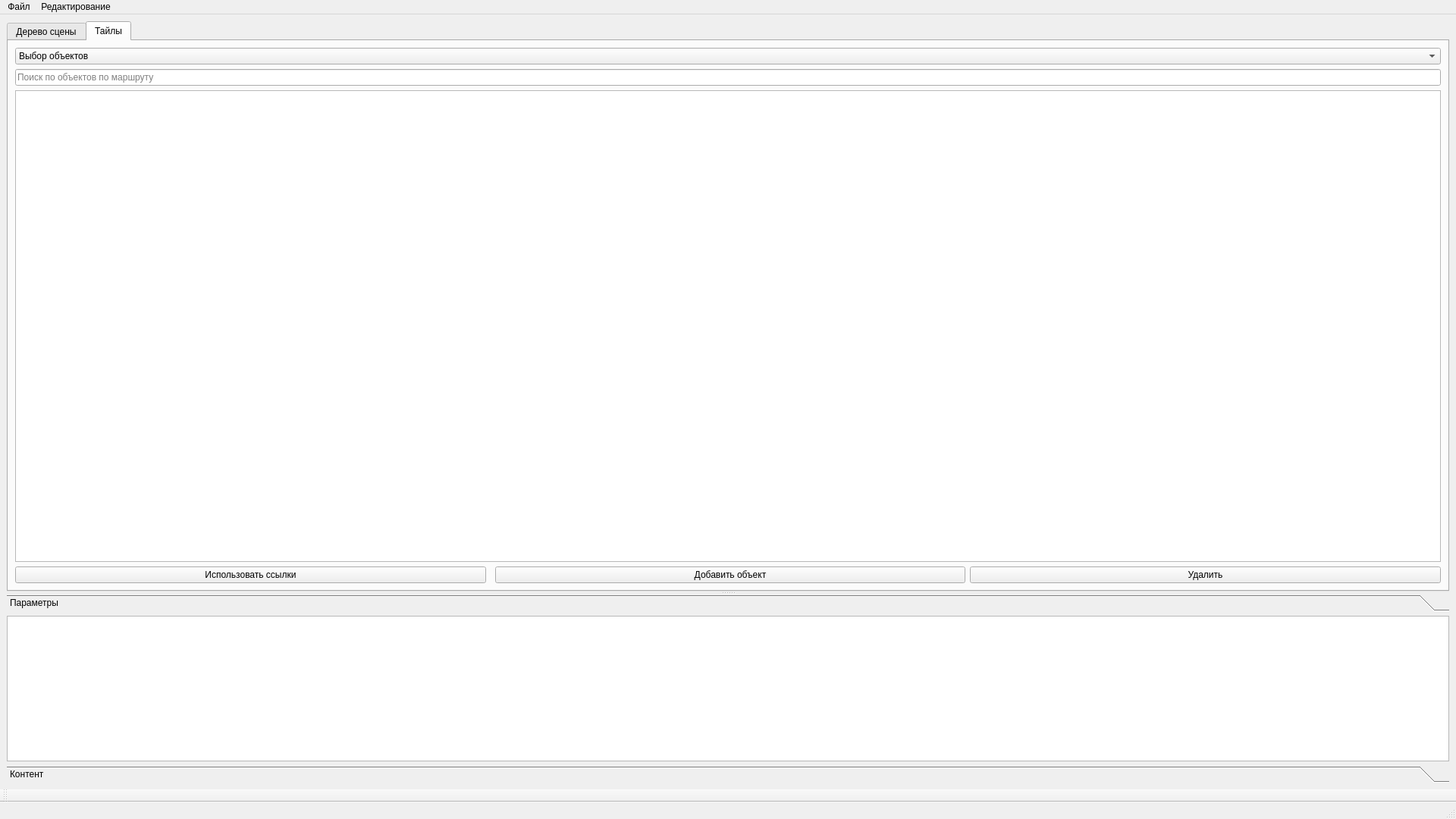
<?xml version="1.0" encoding="UTF-8"?>
<ui version="4.0">
 <class>MainWindow</class>
 <widget class="QMainWindow" name="MainWindow">
  <property name="geometry">
   <rect>
    <x>0</x>
    <y>0</y>
    <width>1920</width>
    <height>1080</height>
   </rect>
  </property>
  <property name="minimumSize">
   <size>
    <width>1280</width>
    <height>720</height>
   </size>
  </property>
  <property name="windowTitle">
   <string>RRS Route Editor</string>
  </property>
  <property name="locale">
   <locale language="Russian" country="Russia"/>
  </property>
  <widget class="QWidget" name="centralwidget">
   <layout class="QVBoxLayout" name="verticalLayout_4">
    <item>
     <widget class="QSplitter" name="centralsplitter">
      <property name="orientation">
       <enum>Qt::Horizontal</enum>
      </property>
      <widget class="QSplitter" name="splitter">
       <property name="orientation">
        <enum>Qt::Vertical</enum>
       </property>
       <widget class="QTabWidget" name="tabWidget">
        <property name="sizePolicy">
         <sizepolicy hsizetype="Preferred" vsizetype="Preferred">
          <horstretch>0</horstretch>
          <verstretch>1</verstretch>
         </sizepolicy>
        </property>
        <property name="minimumSize">
         <size>
          <width>0</width>
          <height>0</height>
         </size>
        </property>
        <property name="acceptDrops">
         <bool>false</bool>
        </property>
        <property name="locale">
         <locale language="Russian" country="Russia"/>
        </property>
        <property name="currentIndex">
         <number>1</number>
        </property>
        <property name="documentMode">
         <bool>false</bool>
        </property>
        <property name="movable">
         <bool>false</bool>
        </property>
        <widget class="QWidget" name="sceneTree">
         <attribute name="title">
          <string>Дерево сцены</string>
         </attribute>
         <layout class="QVBoxLayout" name="verticalLayout_2">
          <item>
           <widget class="QTreeView" name="sceneTreeView">
            <property name="locale">
             <locale language="Russian" country="Russia"/>
            </property>
            <property name="sortingEnabled">
             <bool>false</bool>
            </property>
           </widget>
          </item>
         </layout>
        </widget>
        <widget class="QWidget" name="cachedTiles">
         <property name="acceptDrops">
          <bool>true</bool>
         </property>
         <attribute name="title">
          <string>Тайлы</string>
         </attribute>
         <layout class="QGridLayout" name="gridLayout">
          <item row="0" column="0" colspan="4">
           <widget class="QComboBox" name="modeBox">
            <item>
             <property name="text">
              <string>Выбор объектов</string>
             </property>
            </item>
            <item>
             <property name="text">
              <string>Перемещение</string>
             </property>
            </item>
            <item>
             <property name="text">
              <string>Добавление новых объектов</string>
             </property>
            </item>
            <item>
             <property name="text">
              <string>Редактирование рельефа</string>
             </property>
            </item>
           </widget>
          </item>
          <item row="2" column="0" colspan="4">
           <widget class="QTreeView" name="tilesView">
            <property name="acceptDrops">
             <bool>true</bool>
            </property>
            <property name="dragEnabled">
             <bool>true</bool>
            </property>
            <property name="dragDropMode">
             <enum>QAbstractItemView::DragDrop</enum>
            </property>
            <property name="defaultDropAction">
             <enum>Qt::CopyAction</enum>
            </property>
            <property name="sortingEnabled">
             <bool>true</bool>
            </property>
            <property name="expandsOnDoubleClick">
             <bool>false</bool>
            </property>
           </widget>
          </item>
          <item row="3" column="3">
           <widget class="QPushButton" name="removeButt">
            <property name="sizePolicy">
             <sizepolicy hsizetype="MinimumExpanding" vsizetype="Fixed">
              <horstretch>0</horstretch>
              <verstretch>0</verstretch>
             </sizepolicy>
            </property>
            <property name="text">
             <string>Удалить</string>
            </property>
           </widget>
          </item>
          <item row="3" column="2">
           <widget class="QPushButton" name="addObjectButt">
            <property name="sizePolicy">
             <sizepolicy hsizetype="MinimumExpanding" vsizetype="Fixed">
              <horstretch>0</horstretch>
              <verstretch>0</verstretch>
             </sizepolicy>
            </property>
            <property name="text">
             <string>Добавить объект</string>
            </property>
           </widget>
          </item>
          <item row="1" column="0" colspan="4">
           <widget class="QLineEdit" name="lineEdit">
            <property name="placeholderText">
             <string>Поиск по объектов по маршруту</string>
            </property>
           </widget>
          </item>
          <item row="3" column="0">
           <widget class="QPushButton" name="loaderButton">
            <property name="sizePolicy">
             <sizepolicy hsizetype="MinimumExpanding" vsizetype="Fixed">
              <horstretch>0</horstretch>
              <verstretch>0</verstretch>
             </sizepolicy>
            </property>
            <property name="text">
             <string>Использовать ссылки</string>
            </property>
            <property name="checkable">
             <bool>true</bool>
            </property>
           </widget>
          </item>
         </layout>
        </widget>
       </widget>
       <widget class="QToolBox" name="toolBox">
        <property name="currentIndex">
         <number>0</number>
        </property>
        <widget class="QWidget" name="settings">
         <property name="geometry">
          <rect>
           <x>0</x>
           <y>0</y>
           <width>1890</width>
           <height>192</height>
          </rect>
         </property>
         <attribute name="label">
          <string>Параметры</string>
         </attribute>
         <layout class="QGridLayout" name="gridLayout_2">
          <property name="leftMargin">
           <number>0</number>
          </property>
          <property name="topMargin">
           <number>0</number>
          </property>
          <property name="rightMargin">
           <number>0</number>
          </property>
          <property name="bottomMargin">
           <number>0</number>
          </property>
          <item row="0" column="0" colspan="3">
           <widget class="QTableView" name="objectView"/>
          </item>
         </layout>
        </widget>
        <widget class="QWidget" name="content">
         <property name="geometry">
          <rect>
           <x>0</x>
           <y>0</y>
           <width>1890</width>
           <height>192</height>
          </rect>
         </property>
         <attribute name="label">
          <string>Контент</string>
         </attribute>
         <layout class="QVBoxLayout" name="verticalLayout_3">
          <property name="spacing">
           <number>0</number>
          </property>
          <property name="leftMargin">
           <number>0</number>
          </property>
          <property name="topMargin">
           <number>0</number>
          </property>
          <property name="rightMargin">
           <number>0</number>
          </property>
          <property name="bottomMargin">
           <number>0</number>
          </property>
          <item>
           <widget class="QTreeView" name="fileView"/>
          </item>
         </layout>
        </widget>
       </widget>
      </widget>
     </widget>
    </item>
   </layout>
  </widget>
  <widget class="QStatusBar" name="statusbar"/>
  <widget class="QToolBar" name="toolBar">
   <property name="windowTitle">
    <string>toolBar_2</string>
   </property>
   <attribute name="toolBarArea">
    <enum>BottomToolBarArea</enum>
   </attribute>
   <attribute name="toolBarBreak">
    <bool>false</bool>
   </attribute>
  </widget>
  <widget class="QMenuBar" name="menubar">
   <property name="geometry">
    <rect>
     <x>0</x>
     <y>0</y>
     <width>1920</width>
     <height>36</height>
    </rect>
   </property>
   <widget class="QMenu" name="menuFile">
    <property name="title">
     <string>Файл</string>
    </property>
    <addaction name="actionOpen"/>
    <addaction name="actionAdd_markers"/>
    <addaction name="actionLoad_skybox"/>
    <addaction name="actionSave"/>
    <addaction name="separator"/>
    <addaction name="actionExit"/>
   </widget>
   <widget class="QMenu" name="menu">
    <property name="title">
     <string>Редактирование</string>
    </property>
    <addaction name="actionUndo"/>
    <addaction name="actionRedo"/>
   </widget>
   <addaction name="menuFile"/>
   <addaction name="menu"/>
  </widget>
  <action name="actionOpen">
   <property name="text">
    <string>Загрузить БД рельефа</string>
   </property>
  </action>
  <action name="actionExit">
   <property name="text">
    <string>Выход</string>
   </property>
   <property name="shortcut">
    <string>Ctrl+Q</string>
   </property>
  </action>
  <action name="actionClearColor">
   <property name="text">
    <string>Clear color...</string>
   </property>
  </action>
  <action name="actionAdd_markers">
   <property name="text">
    <string>Добавить маркеры из файла</string>
   </property>
  </action>
  <action name="actionLoad_skybox">
   <property name="text">
    <string>Выбрать скайбокс</string>
   </property>
  </action>
  <action name="actionLoad_track_database">
   <property name="text">
    <string>Загрузить БД путей</string>
   </property>
  </action>
  <action name="actionUndo">
   <property name="text">
    <string>Отменить</string>
   </property>
   <property name="shortcut">
    <string>Ctrl+Z</string>
   </property>
  </action>
  <action name="actionRedo">
   <property name="text">
    <string>Повторить</string>
   </property>
   <property name="shortcut">
    <string>Ctrl+Shift+Z</string>
   </property>
  </action>
  <action name="actionSave">
   <property name="text">
    <string>Сохранить</string>
   </property>
   <property name="shortcut">
    <string>Ctrl+S</string>
   </property>
  </action>
 </widget>
 <resources/>
 <connections>
  <connection>
   <sender>actionExit</sender>
   <signal>triggered()</signal>
   <receiver>MainWindow</receiver>
   <slot>close()</slot>
   <hints>
    <hint type="sourcelabel">
     <x>-1</x>
     <y>-1</y>
    </hint>
    <hint type="destinationlabel">
     <x>399</x>
     <y>299</y>
    </hint>
   </hints>
  </connection>
 </connections>
</ui>
